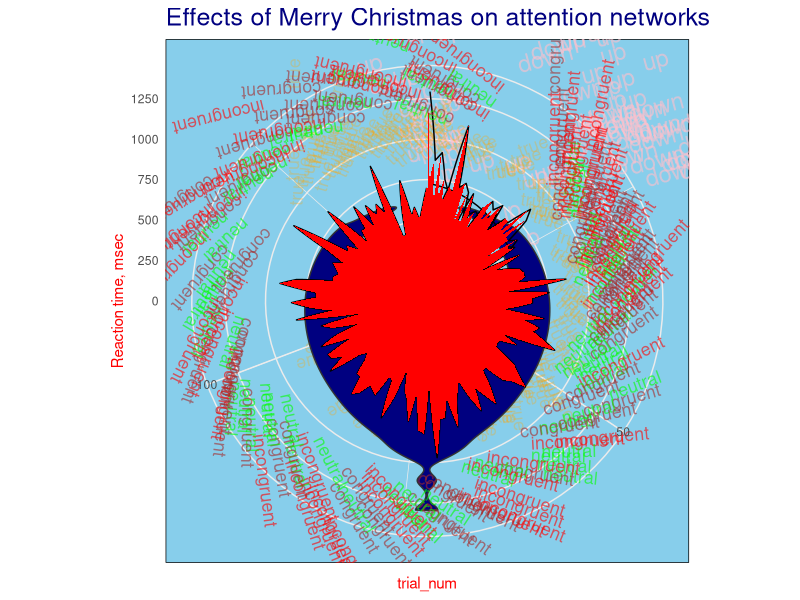

R code for this plot:

library(readxl)
library(tidyverse)
library(ggplot2)

setwd("https://github.com/nmarkina/Plot")
df_graph <- read_excel("ANT_output.xlsx")

number_of_bar <- nrow(df_graph)
df_graph$angle <- 90 - 360*(df_graph$trial_num-0.5)/number_of_bar #calculate the angle of labels


ggplot(df_graph, aes(x = trial_num, y = rt)) + 
  coord_polar(start= 0, theta = "x", direction = 1)+
  geom_text(label = df_graph$flanker_location, angle = 15, vjust = -10, hjust = -5, alpha = 0.6, 
            size = 6, color = "pink") + 
  geom_text(label = df_graph$correct, angle = df_graph$angle, vjust = -10, hjust = 0, alpha = 0.3, 
            size = 4.5, color = ifelse(df_graph$correct == "true","orange", "red"))+
 geom_violin(fill="navy")+
  geom_path()+
  geom_area(fill="red")+
    theme_minimal()+
  theme(plot.title = element_text(color = "navy", size = 18), 
        axis.title = element_text(color = "red"))+
labs(title = "Effects of Merry Christmas on attention networks", y = "Reaction time, msec")+
  geom_text(label = df_graph$flanker_type, angle = df_graph$angle, vjust = 10, hjust = 0, alpha = 0.6, 
            size = 4.5, color = ifelse(df_graph$flanker_type == "incongruent",
             "red", ifelse(df_graph$flanker_type == "congruent","brown", "green")))+
  theme(panel.background = element_rect(fill = "skyblue"))

  




